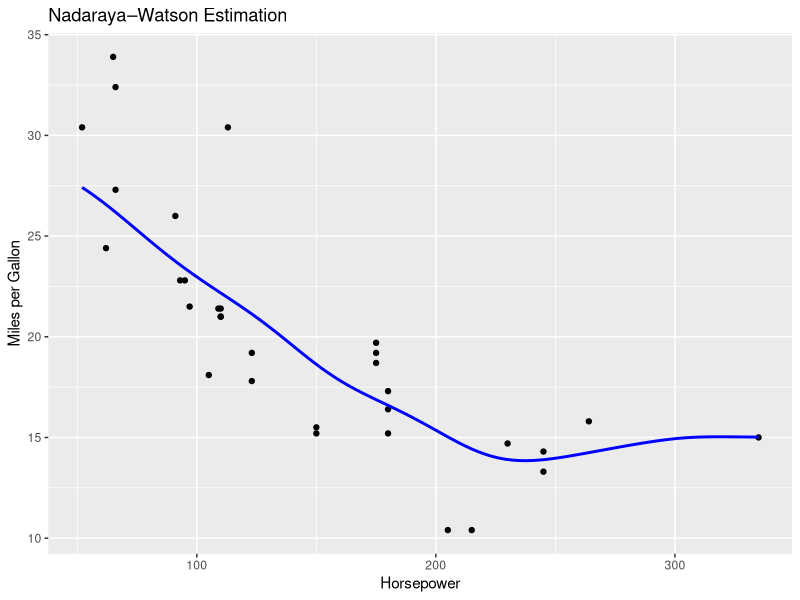

Source code (R):
## =====================================================
## 1. Load necessary libraries
## =====================================================
library(ggplot2)
library(KernSmooth)

## =====================================================
## 2. Load the built-in mtcars dataset and extract variables
## =====================================================
data(mtcars)

# Extract variables
x <- mtcars$hp  # Horsepower
y <- mtcars$mpg # Miles per Gallon

## =====================================================
## 3. Select optimal bandwidth using dpill
## =====================================================
bw <- dpill(x, y)

## =====================================================
## 4. Perform Nadaraya–Watson kernel regression using locpoly
## =====================================================
fit <- locpoly(x, y, bandwidth = bw, degree = 0, kernel = "normal", gridsize = 100)

## =====================================================
## 5. Create a fine grid for plotting
## =====================================================
# Fine grid for smooth interpolation
x_fine <- seq(min(x), max(x), length.out = 100)

# Interpolate the predicted values for the fine grid
y_pred <- approx(fit$x, fit$y, xout = x_fine)$y

# Combine into a data frame for ggplot
fit_df <- data.frame(x_fine = x_fine, y_pred = y_pred)

## =====================================================
## 6. Plot the results using ggplot2
## =====================================================
p <- ggplot() +
  geom_point(data = data.frame(x, y), aes(x, y)) +
  geom_line(data = fit_df, aes(x_fine, y_pred), color = "blue", size = 1) +
  labs(title = "Nadaraya–Watson Estimation",
       x = "Horsepower", y = "Miles per Gallon") 

# Save the plot as a PNG file
ggsave(filename = "Nadaraya_Watson_Estimation.png", plot = p,
       width = 6, height = 4, dpi = 300)